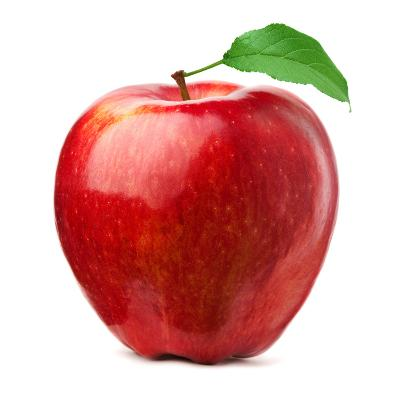
//> input picture ex3/apple.jpg, 400 x 400 px
$ ./detect   (built with g++ and OpenCV 4)
//> lines starting //> are read from the running program, lines starting //| are printed output that depends on the picture; after the words box and inside, x2 and y2 are one past the last pixel; in counts of white or black regions, pixels touching at a corner belong together

#include "opencv2/imgproc.hpp"
#include "opencv2/imgcodecs.hpp"
#include "opencv2/highgui.hpp"
#include <iostream>

using namespace cv;
using namespace std;

int main(){
    // Declare cv::Mats
    Mat src, src_gray, src_threshold, src_dialate;

    // Create window
    const char* window_name = "Threshold Demo";
    namedWindow( window_name, WINDOW_AUTOSIZE );

    // Read image
    src = imread( "apple.jpg" , IMREAD_COLOR );
//> src is the input picture: 400 rows x 400 cols, CV_8UC3; mean B, G, R 163.5, 168.1, 219.4

    // Convert to grayscale
    cvtColor( src, src_gray, COLOR_BGR2GRAY );
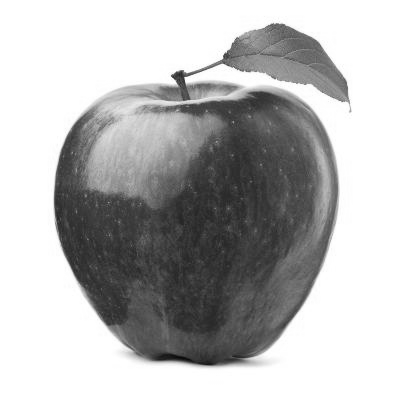
//> src_gray: 400 rows x 400 cols, CV_8UC1; min 9, max 255, mean 182.9

    // Threshold
    threshold( src_gray, src_threshold, 200, 255, THRESH_BINARY );
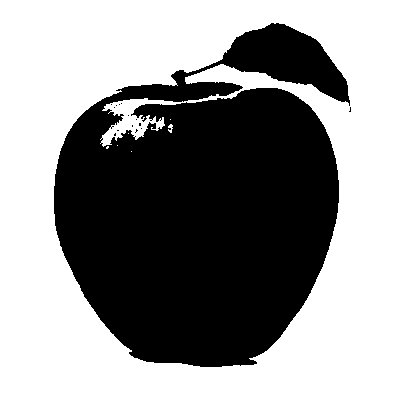
//> src_threshold: 400 rows x 400 cols, CV_8UC1; 56.3% white; 15 black regions (14 under 20 px), largest, box (x1, y1, x2, y2) and area: (54, 23, 350, 367) 69817

    // Morphological operator
    erode(src_threshold, src_dialate, Mat(), Point(-1, -1), 3);
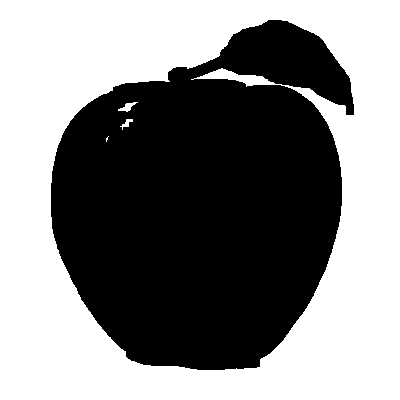
//> src_dialate: 400 rows x 400 cols, CV_8UC1; 52.1% white; 1 black region, box (x1, y1, x2, y2) and area: (51, 20, 354, 370) 76606

    // Display image
    imshow( window_name, src_dialate );
    waitKey();
}
